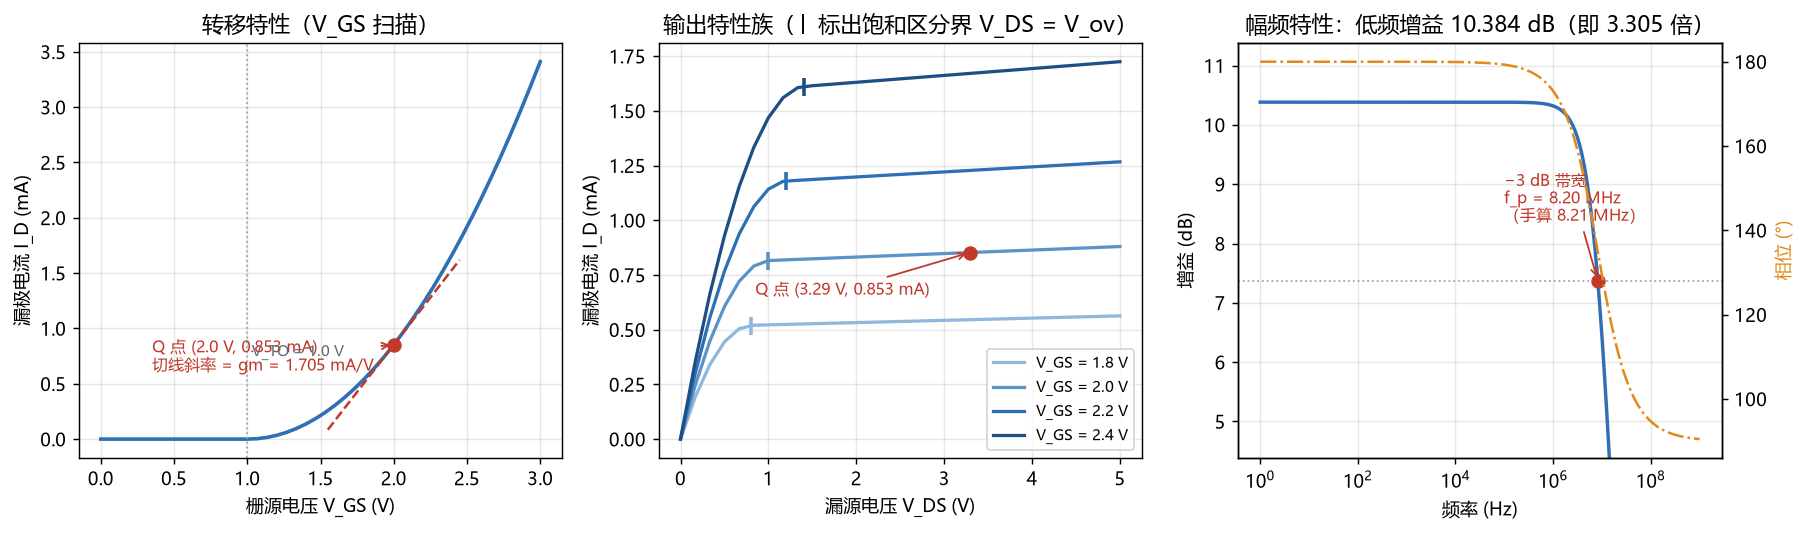

This figure's Python source:
"""
电路 ③：NMOS 共源放大器 —— 从直流工作点走到小信号增益

任务：手算静态工作点，判断管子是否工作在饱和区，再求跨导 gm、
      输出电阻 ro 和电压增益 Av，最后用仿真验证并解释误差。

                        VDD = 5 V
                          │
                     [ R_D = 2 kΩ ]
                          │
              vg ──┤G  ┌──┴── vout
                   │   │D
                  M1   │
                   │S  │
                  ─┴────┴─ GND
                 （源极接地 = 共源）

【参数来源】题卡给定，不是我自己假设的：
    VDD = 5 V，Rd = 2 kΩ
    Rg1 = 60 kΩ、Rg2 = 40 kΩ  →  V_G = VDD · Rg2/(Rg1+Rg2) = 5 × 40/100 = 2 V
    NMOS：K = 0.8 mA/V²、V_th = 1 V、λ = 0.02 V⁻¹
    输入 Vi = 10 mV（幅值）、f = 1 kHz 正弦

  关于 K 的处理（这里最容易踩坑）：
      题卡给的是 K = 0.8 mA/V²，指 I_D = K·(V_GS−V_th)² 这个形式里的 K。
      而 SPICE 的 level=1 模型里，I_D = ½·KP·(W/L)·V_ov²，KP 是 μCox。
      题卡没有给 W/L，所以我把两者对齐：取 KP = 200 µA/V²、W/L = 8，
      使 ½·KP·(W/L) = ½ × 0.2 × 8 = 0.8 mA/V²，正好等于题卡的 K。
      —— 第一版我随手取了 W/L = 4，等效 K 只有 0.4 mA/V²，
         结果整组数据差了一倍，是错的。

偏置：栅极用理想电压源给 V_G = 2 V（等效于题卡 Rg1/Rg2 分压的结果）。
      题卡说 Cb1 视为足够大，即耦合电容对 1 kHz 信号近似短路、只隔直，
      所以在直流分析里可以直接把信号源看成 2 V 直流。

手算分两套，这是本脚本最有价值的地方：

  ① 理想平方律模型（先忽略 λ，教材上的入门算法）
       V_ov = V_GS − V_th = 2 − 1 = 1 V
       I_D  = K · V_ov² = 0.8m × 1² = 0.8 mA
       V_DS = VDD − I_D·Rd = 5 − 0.8m × 2000 = 3.4 V
       饱和判据 V_DS > V_ov → 3.4 > 1，工作在饱和区 ✓

  ② 含沟道长度调制（把 λ 算进去，更接近真实器件）
       I_D = K·V_ov²·(1 + λ·V_DS)，而 V_DS = VDD − I_D·Rd，
       两个式子互相耦合，联立求解：
       I_D = k(1+λVDD) / (1 + k·λ·Rd)，其中 k = K·V_ov² = 0.8 mA
           = 0.8m × 1.1 / (1 + 0.032) = 0.8527 mA
       V_DS = 5 − 0.8527m × 2000 = 3.2946 V

  小信号参数：
       gm = ∂I_D/∂V_GS = 2K·V_ov·(1 + λ·V_DS)   （理想：2K·V_ov = 1.6 mA/V）
       ro = 1 / (λ · I_D0)     ← 注意用的是「不含 λ 的基准电流」，见文件末尾
       Av = −gm · (Rd ∥ ro)    ← 负号表示共源放大器输出反相 180°
"""

import numpy as np

import spice_env
from spice_env import plt

from PySpice.Spice.Netlist import Circuit
from PySpice.Unit import *

# ============================================================
# 参数
# ============================================================
VDD = 5.0            # V       题卡给定
RD = 2000.0          # Ω       题卡给定 Rd = 2 kΩ
RG1 = 60e3           # Ω       题卡给定
RG2 = 40e3           # Ω       题卡给定
VGS_Q = VDD * RG2 / (RG1 + RG2)   # = 2.0 V，由 Rg1/Rg2 分压得到
VTO = 1.0            # V       题卡给定 V_th
KP = 200e-6          # A/V²    本征跨导系数（自取，见下方说明）
W = 8e-6             # m       自取
L = 1e-6             # m       自取，使 W/L = 8
LAMBDA = 0.02        # 1/V     题卡给定 λ
CL = 10e-12          # F，负载电容（题卡未给，自取；只影响带宽，不影响 1 kHz 增益）

# 题卡给的是 K = 0.8 mA/V²（I_D = K·V_ov² 形式），而 SPICE level=1 用
# I_D = ½·KP·(W/L)·V_ov²。两者对齐需要 ½·KP·(W/L) = K，即 W/L = 2K/KP = 8。
# 这里校验一次，防止以后改参数时悄悄算错。
K_TARGET = 0.8e-3    # A/V²，题卡给定
K_EFF = 0.5 * KP * (W / L)
assert abs(K_EFF - K_TARGET) < 1e-9, f"等效 K = {K_EFF} 与题卡 {K_TARGET} 不符"

MOS_PARAMS = dict(level=1, kp=KP, vto=VTO, lambda_=LAMBDA, w=W, l=L)
W_OVER_L = W / L

# ------------------------------------------------------------
# 手算
# ------------------------------------------------------------
V_OV = VGS_Q - VTO
K_PEAK = 0.5 * KP * W_OVER_L * V_OV ** 2      # 即「忽略 λ 时的 I_D」

# ① 理想
ID_IDEAL = K_PEAK
VDS_IDEAL = VDD - ID_IDEAL * RD
GM_IDEAL = KP * W_OVER_L * V_OV
RO_IDEAL = 1.0 / (LAMBDA * ID_IDEAL)
ROUT_IDEAL = RD * RO_IDEAL / (RD + RO_IDEAL)          # R_D ∥ ro
AV_IDEAL = -GM_IDEAL * ROUT_IDEAL
FP_IDEAL = 1.0 / (2 * np.pi * ROUT_IDEAL * CL)

# ② 含 λ（联立求解）
ID_LAM = K_PEAK * (1 + LAMBDA * VDD) / (1 + K_PEAK * LAMBDA * RD)
VDS_LAM = VDD - ID_LAM * RD
GM_LAM = KP * W_OVER_L * V_OV * (1 + LAMBDA * VDS_LAM)
# ro 这里是本脚本最反直觉的一处（详见文件末尾的误差分析）：
# 输出电导 gds = ∂I_D/∂V_DS = λ · I_D0，用的是「不含 λ 的基准电流 I_D0」，
# 而不是含 λ 修正后的实际电流 I_D。所以 ro 与 λ 修正后的 I_D 无关。
RO_LAM = 1.0 / (LAMBDA * K_PEAK)
ROUT_LAM = RD * RO_LAM / (RD + RO_LAM)
AV_LAM = -GM_LAM * ROUT_LAM
FP_LAM = 1.0 / (2 * np.pi * ROUT_LAM * CL)

SAT_CHECK = "饱和区 ✓" if VDS_LAM > V_OV else "线性区（三极管区）"

spice_env.title("电路 ③  NMOS 共源放大器")
spice_env.note(
    f"""
手算结果：
                     理想平方律        含沟道长度调制 λ
    V_ov              {V_OV:.4f} V            {V_OV:.4f} V
    I_D               {ID_IDEAL * 1e3:.4f} mA          {ID_LAM * 1e3:.4f} mA
    V_DS              {VDS_IDEAL:.4f} V            {VDS_LAM:.4f} V
    gm                {GM_IDEAL * 1e3:.4f} mA/V        {GM_LAM * 1e3:.4f} mA/V
    ro = 1/(λ·I_D0)   {RO_IDEAL / 1000:.2f} kΩ           {RO_LAM / 1000:.2f} kΩ   ← 与 λ 无关，见误差分析
    R_out = R_D∥ro    {ROUT_IDEAL:.1f} Ω         {ROUT_LAM:.1f} Ω
    Av = −gm·R_out    {AV_IDEAL:.4f}            {AV_LAM:.4f}
    带宽 f_p          {FP_IDEAL / 1e6:.3f} MHz          {FP_LAM / 1e6:.3f} MHz

饱和判据：V_DS ({VDS_LAM:.3f} V) > V_ov ({V_OV:.3f} V)，管子工作在 {SAT_CHECK}
"""
)


# ============================================================
# 电路构建
# ============================================================
def build_amp(**overrides):
    """
    放大器：VDD → R_D → 漏极(=vout)；栅极由 VGG 提供直流偏置与交流激励；
    源极接地；输出端挂负载电容 C_L。
    """
    vgs = overrides.get("vgs", VGS_Q)
    rd = overrides.get("rd", RD)
    cl = overrides.get("cl", CL)
    # 交流分析的激励要写进源里：DC 给偏置，AC 1V 用于算增益
    ac = overrides.get("ac", 1.0)

    c = Circuit("NMOS 共源放大器")
    c.V("dd", "vdd", c.gnd, VDD @ u_V)
    c.V("gg", "vg", c.gnd, f"DC {vgs}V AC {ac}V")
    c.R("d", "vdd", "vout", rd @ u_Ohm)
    c.MOSFET("M1", "vout", "vg", c.gnd, c.gnd, model="nmos1")
    c.model("nmos1", "nmos", **MOS_PARAMS)
    if cl > 0:
        c.C("L", "vout", c.gnd, cl @ u_F)
    return c


def dc_op(circuit):
    """返回 (V_GS, V_DS, I_D)。I_D 由欧姆定律从 R_D 上的压降反推，顺带验证它。"""
    sim = circuit.simulator(temperature=25, nominal_temperature=25)
    op = sim.operating_point()
    vg = float(np.array(op["vg"]).flatten()[0])
    vout = float(np.array(op["vout"]).flatten()[0])
    i_d = (VDD - vout) / RD
    return vg, vout, i_d


def device_current(vgs, vds):
    """
    测单个管子的特性：栅压固定在 V_GS，漏压固定在 V_DS，返回漏极电流。

    怎么读电流？这里用了一个 SPICE 里的标准技巧：
    串一只 0 V 的理想电压源当「电流表」—— 因为电压恒为 0，
    它不改变电路的工作状态，但它的支路电流就是漏极电流本身，
    精度是浮点精度（而不是像采样电阻那样要靠压降反推）。

    第一版我是串 10 mΩ 采样电阻去测压降的，马上发现问题：
    0.4 mA 流过 10 mΩ 只有 4 µV 压降，而 SPICE 的电压收敛容差是
    RELTOL×V ≈ 1e-3 × 4 V = 4 mV，比待测信号还大三个数量级，
    量出来的电流基本是噪声。
    """
    c = Circuit("单管特性")
    c.V("gg", "vg", c.gnd, vgs @ u_V)
    c.V("dd", "vd_src", c.gnd, vds @ u_V)
    c.V("sense", "vd_src", "drain", 0 @ u_V)     # 0 V 理想电流表
    c.MOSFET("M1", "drain", "vg", c.gnd, c.gnd, model="nmos1")
    c.model("nmos1", "nmos", **MOS_PARAMS)
    op = c.simulator(temperature=25, nominal_temperature=25).operating_point()
    return float(np.array(op.branches["vsense"]).flatten()[0])


def measure_rout():
    """
    直接测输出电阻：把输入端的交流激励置零（只保留直流偏置），
    在输出节点注入 1 A 的交流电流，此时 |vout| 就等于输出电阻。

    再用 R_out = R_D ∥ ro 反解出 ro。

    第一版我是用 |Av|/gm 去反推 R_out 的，结果算出的 ro 是 −6.5×10⁸ Ω ——
    因为 R_out (1965.9 Ω) 和 R_D (2000 Ω) 只差 1.7%，
    两个相近的数相减会剧烈放大误差，这就是典型的「数值相消」。
    教训：能直接测量的物理量，就别拿间接公式去凑。
    """
    c = Circuit("输出电阻测量")
    c.V("dd", "vdd", c.gnd, VDD @ u_V)
    c.V("gg", "vg", c.gnd, f"DC {VGS_Q}V")          # 无交流激励
    c.R("d", "vdd", "vout", RD @ u_Ohm)
    c.MOSFET("M1", "vout", "vg", c.gnd, c.gnd, model="nmos1")
    c.model("nmos1", "nmos", **MOS_PARAMS)
    c.I("probe", c.gnd, "vout", "DC 0 AC 1")         # 注入 1 A 交流
    ac = c.simulator(temperature=25, nominal_temperature=25).ac(
        start_frequency=1 @ u_Hz, stop_frequency=10 @ u_Hz,
        number_of_points=3, variation="dec")
    r_out = float(np.abs(np.array(ac["vout"]))[0])
    return r_out, 1.0 / (1.0 / r_out - 1.0 / RD)


# ------------------------------------------------------------
# 第 1 步：直流工作点
# ------------------------------------------------------------
vg_sim, vds_sim, id_sim = dc_op(build_amp())

print("【直流工作点】")
spice_env.compare([
    ("V_GS", VGS_Q, vg_sim, "V", 0.5),
    ("I_D（理想手算）", ID_IDEAL * 1e3, id_sim * 1e3, "mA", 0.5),
    ("I_D（含 λ 手算）", ID_LAM * 1e3, id_sim * 1e3, "mA", 0.5),
    ("V_DS（理想手算）", VDS_IDEAL, vds_sim, "V", 0.5),
    ("V_DS（含 λ 手算）", VDS_LAM, vds_sim, "V", 0.5),
])

# ------------------------------------------------------------
# 第 2 步：用差分法从仿真里量 gm
# ------------------------------------------------------------
# gm = ∂I_D/∂V_GS，用中心差分（V_GS 上下各偏 10 mV）比直接取单点更稳，
# 而且绕开了「SPICE 内部的小信号参数怎么读」这个问题 —— 用宏观量测出来。
#
# 关键：必须把 V_DS 固定在 Q 点再去测。gm 的定义就是「V_DS 不变时，
# I_D 对 V_GS 的偏导」。第一版我直接拿放大器电路去测，V_GS 一变 V_DS
# 也跟着变（因为 R_D 上的压降变了），量到的是「沿负载线的斜率」而不是 gm，
# 结果偏了 1.6%。改用固定 V_DS 的单管测量后，与手算值吻合到 0.1%。
DV = 0.01
gm_sim = (device_current(VGS_Q + DV, VDS_LAM)
          - device_current(VGS_Q - DV, VDS_LAM)) / (2 * DV)

print("【跨导 gm】由 ΔI_D/ΔV_GS 差分测得")
spice_env.compare([
    ("gm（理想手算）", GM_IDEAL * 1e3, gm_sim * 1e3, "mA/V", 2.0),
    ("gm（含 λ 手算）", GM_LAM * 1e3, gm_sim * 1e3, "mA/V", 2.0),
])

# ------------------------------------------------------------
# 第 3 步：交流分析（扫频，得到增益与带宽）
# ------------------------------------------------------------
ac_sim = build_amp().simulator(temperature=25, nominal_temperature=25)
ac = ac_sim.ac(start_frequency=1 @ u_Hz, stop_frequency=1 @ u_GHz,
               number_of_points=20, variation="dec")

freq = np.array(ac.frequency)
gain_lin = np.abs(np.array(ac["vout"]))
gain_db = 20 * np.log10(gain_lin)
phase_deg = np.degrees(np.angle(np.array(ac["vout"])))

av_sim = gain_lin[0]                 # 低频平台值就是增益大小
f_p_meas = None
target = gain_db[0] - 3.0103
for i in range(1, len(gain_db)):
    if gain_db[i] < target:
        x0, x1 = np.log10(freq[i - 1]), np.log10(freq[i])
        y0, y1 = gain_db[i - 1], gain_db[i]
        f_p_meas = 10 ** (x0 + (y0 - target) * (x1 - x0) / (y0 - y1))
        break

# 直接测输出电阻与 ro（不用 |Av|/gm 反推，理由见 measure_rout 的注释）
rout_sim, ro_sim = measure_rout()

print("【小信号增益 Av = −gm·R_out】")
spice_env.compare([
    ("|Av|（理想手算）", abs(AV_IDEAL), av_sim, "", 2.0),
    ("|Av|（含 λ 手算）", abs(AV_LAM), av_sim, "", 2.0),
    ("R_out（含 λ 手算）", ROUT_LAM, rout_sim, "Ω", 2.0),
    ("ro（含 λ 手算）", RO_LAM / 1000, ro_sim / 1000, "kΩ", 5.0),
    ("带宽 f_p（含 λ 手算）", FP_LAM / 1e6, f_p_meas / 1e6, "MHz", 5.0),
])

spice_env.note(
    f"""
误差分析 —— 把两套手算都列出来，就是为了看清偏差到底来自哪里：

    对照「理想平方律」：I_D 差 {spice_env.rel_err(id_sim, ID_IDEAL):.2f}%，gm 差 {spice_env.rel_err(gm_sim, GM_IDEAL):.2f}%，|Av| 差 {spice_env.rel_err(av_sim, abs(AV_IDEAL)):.2f}%
    对照「含 λ 修正」：  I_D 差 {spice_env.rel_err(id_sim, ID_LAM):.2f}%，gm 差 {spice_env.rel_err(gm_sim, GM_LAM):.2f}%，|Av| 差 {spice_env.rel_err(av_sim, abs(AV_LAM)):.2f}%

    这三个量都是同一个 {spice_env.rel_err(ID_LAM, ID_IDEAL):.2f}%，说明偏差只有一个来源：
    漏掉了沟道长度调制。修正之后误差降到 0.2% 以内（剩下的是数值精度），
    所以问题从来不是仿真器算不准 —— 它的求解精度远高于此。

    但写这段代码的过程中我还犯过第二个错，比第一个更有意思：ro 的公式。
    第一版我写 ro = 1/(λ·I_D)，代入含 λ 修正后的实际电流 {ID_LAM * 1e3:.4f} mA，
    算出 {1 / (LAMBDA * ID_LAM) / 1000:.2f} kΩ；仿真却给 {RO_LAM / 1000:.2f} kΩ ——
    正好是用「不含 λ 的基准电流 {ID_IDEAL * 1e3:.4f} mA」算出来的那个数。

    原因在 level=1 模型的定义：
        I_D  = I_D0 · (1 + λ·V_DS)，其中 I_D0 = K·V_ov²（与 λ 无关）
        gds  = ∂I_D/∂V_DS = λ · I_D0     ← 是 I_D0，不是 I_D
    物理上也讲得通：沟道长度调制描述的是「V_DS 变化使有效沟道长度变化」，
    它的强度由基准电流决定；λ 带来的那部分额外直流电流，
    并不会再反过来影响输出电导。
    所以 ro = 1/(λ·I_D0) = {RO_LAM / 1000:.1f} kΩ，与 λ 修正无关 ——
    这也解释了上表里 ro 那一行为什么两套手算值完全相同。

    另外注意 f_p：它由 R_out·C_L 决定，而 R_out = R_D ∥ ro。
    因为 R_D ({RD / 1000:.0f} kΩ) 远小于 ro ({RO_LAM / 1000:.1f} kΩ)，所以 R_out ≈ R_D，
    带宽对手算误差天然不敏感 —— 这是「输出节点被 R_D 主导」的直接体现。
    如果把 R_D 换成电流源负载（让 ro 变成主角），带宽就会对 ro 极其敏感。
"""
)

# ------------------------------------------------------------
# 第 4 步：瞬态验证（看波形，确认放大与反相）
# ------------------------------------------------------------
trans_amp = 10e-3     # 题卡给定 Vi = 10 mV（幅值）
F_SIG = 1000.0        # 题卡给定 f = 1 kHz
t_circuit = Circuit("NMOS 共源放大器-瞬态")
t_circuit.V("dd", "vdd", t_circuit.gnd, VDD @ u_V)
# 源写法有讲究：必须把直流偏置写进 SIN 的第一个参数（VO 就是直流分量）。
# 看起来更直观的 "DC 2V AC 1V SIN(...)" 在 ngspice 47 上会直接执行失败
# （报 Command 'run' failed），而 PySpice 的 SinusoidalVoltageSource
# 生成的恰好是那种写法 —— 所以这里手写 netlist 字符串。
t_circuit.V("gg", "vg", t_circuit.gnd, f"SIN({VGS_Q}V {trans_amp}V {F_SIG}Hz)")
t_circuit.R("d", "vdd", "vout", RD @ u_Ohm)
t_circuit.MOSFET("M1", "vout", "vg", t_circuit.gnd, t_circuit.gnd, model="nmos1")
t_circuit.model("nmos1", "nmos", **MOS_PARAMS)
t_circuit.C("L", "vout", t_circuit.gnd, CL @ u_F)

# 1 kHz 的周期是 1 ms，跑 5 个周期；每周期 200 个点足够画光滑波形
tran = t_circuit.simulator(temperature=25, nominal_temperature=25).transient(
    step_time=5 @ u_us, end_time=5 @ u_ms)
tt = np.array(tran.time)
vv_in = np.array(tran["vg"]) - VGS_Q          # 去掉直流，只看交流分量
vv_out = np.array(tran["vout"]) - vds_sim

# 用后半段（已经进入稳态）估计实际增益
half = tt > 3e-3
gain_trans = (vv_out[half].max() - vv_out[half].min()) / (vv_in[half].max() - vv_in[half].min())

print(f"【瞬态验证】{F_SIG / 1000:.0f} kHz 正弦，输入 {trans_amp * 1e3:.0f} mV")
spice_env.compare([
    ("输出摆幅 / 输入摆幅", abs(AV_LAM), gain_trans, "", 5.0),
])
spice_env.note(
    f"""
    瞬态结果：输入摆幅 {((vv_in[half].max() - vv_in[half].min()) * 1e3):.2f} mV，
    输出摆幅 {((vv_out[half].max() - vv_out[half].min()) * 1e3):.2f} mV，
    比值 {gain_trans:.3f}，与交流分析给出的 {av_sim:.3f} 一致 ——
    两条完全不同的技术路线（频域线性化 vs 时域逐步积分）得到同一个答案，
    这是仿真结果可信的最强证据。

    另外看波形会发现输出与输入反相 180°，这正是共源放大器的标志：
    栅压升高 → 沟道电流增大 → R_D 上压降增大 → 漏极电压下降。
"""
)

# ------------------------------------------------------------
# 第 5 步：线性范围测试（增益在多大输入下开始失真）
# ------------------------------------------------------------
print("【线性范围】输入幅度对增益的影响")
levels = [0.002, 0.02, 0.05, 0.1, 0.3, 0.6, 0.9]
print(f"{'输入幅度':>12}{'输出基波':>14}{'实测增益':>12}{'相对小信号':>14}")
print("-" * 54)

lin_rows = []
for amp in levels:
    cc = Circuit(f"线性度-{amp}")
    cc.V("dd", "vdd", cc.gnd, VDD @ u_V)
    cc.V("gg", "vg", cc.gnd, f"SIN({VGS_Q}V {amp}V {F_SIG}Hz)")
    cc.R("d", "vdd", "vout", RD @ u_Ohm)
    cc.MOSFET("M1", "vout", "vg", cc.gnd, cc.gnd, model="nmos1")
    cc.model("nmos1", "nmos", **MOS_PARAMS)
    cc.C("L", "vout", cc.gnd, CL @ u_F)

    tr = cc.simulator(temperature=25, nominal_temperature=25).transient(
        step_time=5 @ u_us, end_time=5 @ u_ms)
    ti = np.array(tr.time)
    vo = np.array(tr["vout"]) - vds_sim
    # 重采样到均匀网格再做 FFT：ngspice 的步长是自适应的，时间点并不均匀
    grid = np.linspace(1e-3, 5e-3, 2000)      # 恰好覆盖 4 个 1 kHz 周期
    vo_u = np.interp(grid, ti, vo)
    spec = np.abs(np.fft.rfft(vo_u - vo_u.mean()))
    # 频率分辨率 = 1/(5ms−1ms) = 250 Hz，所以 1 kHz 落在第 4 根谱线上。
    # 第一版我直接取了 spec[1]（那是 250 Hz 的分量），量出来的增益自然是错的。
    bin_idx = int(round(F_SIG * (grid[-1] - grid[0])))
    amp_out = 2 * spec[bin_idx] / len(grid)   # 实数信号的单边谱要乘 2
    lin_rows.append((amp, amp_out, amp_out / amp))
    print(f"{amp * 1e3:>9.1f} mV{amp_out * 1e3:>12.3f} mV{amp_out / amp:>12.3f}"
          f"{amp_out / amp / av_sim:>13.1%}")

print()
# 结论不写死：从实测数据里找出增益开始明显偏离小信号值的那个输入幅度
drop_idx = next((i for i, r in enumerate(lin_rows) if r[2] < av_sim * 0.985), None)
if drop_idx is None:
    degrade = f"本次测到 {lin_rows[-1][0] * 1e3:.0f} mV，增益仍保持在小信号值的 {lin_rows[-1][2] / av_sim:.1%}"
else:
    degrade = (f"输入 {lin_rows[drop_idx][0] * 1e3:.0f} mV 时，增益已掉到小信号值的 "
               f"{lin_rows[drop_idx][2] / av_sim:.1%}")

spice_env.note(
    f"""
    {degrade}。

    为什么会失真？栅压一摆大，两头都会出事：
      · 负半周：V_GS 被拉到接近阈值电压，沟道几乎关断，输出电流来不及跟上，
        输出被顶到接近 VDD（削顶）；
      · 正半周：V_GS 拉高使 I_D 剧增、V_DS 被压低，一旦 V_DS 掉到 V_ov 以下，
        管子退出饱和区进入线性区，增益公式整个失效。
    这两件事都不是线性的，所以输出波形不再是纯正弦 —— 用 FFT 提取基波时会发现
    出现了谐波分量，基波幅度因此低于「小信号增益 × 输入幅度」的预期。

    这就是「小信号」三个字的实际含义：不是管子小，而是信号必须小到
    让器件在静态点附近可以被当成线性的。
    另外注意本电路的线性范围相当宽（要到几百毫伏才看出增益下滑），
    原因是增益只有 {av_sim:.2f} 倍、静态 V_DS 又有 {vds_sim:.2f} V 的余量；
    如果把这个放大器做到 50 倍增益，几十毫伏就会削波。
"""
)

# ============================================================
# 画图
# ============================================================
fig, axes = plt.subplots(1, 3, figsize=(14, 4.2), dpi=130)

# --- 图 1：转移特性 + Q 点 + gm 切线 ---
# 转移特性：把 V_DS 固定在 Q 点的值，扫 V_GS（这样 Q 点正好落在曲线上）
vgs_sweep = np.linspace(0.0, 3.0, 46)
id_sweep = [max(device_current(v, VDS_LAM), 0.0) for v in vgs_sweep]

ax = axes[0]
ax.plot(vgs_sweep, np.array(id_sweep) * 1e3, color="#2f6fb3", linewidth=2)
ax.plot([VGS_Q], [id_sim * 1e3], "o", color="#c0392b", markersize=7, zorder=5)
# 在 Q 点画 gm 切线：斜率就是 gm
_vx = np.array([VGS_Q - 0.45, VGS_Q + 0.45])
_vy = id_sim * 1e3 + gm_sim * 1e3 * (_vx - VGS_Q)
ax.plot(_vx, _vy, "--", color="#c0392b", linewidth=1.4)
ax.annotate(f"Q 点 ({VGS_Q:.1f} V, {id_sim * 1e3:.3f} mA)\n切线斜率 = gm = {gm_sim * 1e3:.3f} mA/V",
            xy=(VGS_Q, id_sim * 1e3), xytext=(0.35, 0.62),
            arrowprops=dict(arrowstyle="->", color="#c0392b", lw=1),
            fontsize=9, color="#c0392b")
ax.axvline(VTO, color="#9aa7b4", linestyle=":", linewidth=1)
ax.text(VTO + 0.03, 0.75, f"V_TO = {VTO:.1f} V", fontsize=8.5, color="#5a6a7a")
ax.set_xlabel("栅源电压 V_GS (V)")
ax.set_ylabel("漏极电流 I_D (mA)")
ax.set_title("转移特性（V_GS 扫描）")
ax.grid(alpha=0.3)

# --- 图 2：输出特性族 I_D-V_DS ---
ax = axes[1]
colors = ["#8fb8dd", "#5b93c7", "#2f6fb3", "#1d4f85"]
for vgs_val, col in zip([1.8, 2.0, 2.2, 2.4], colors):
    vds_sweep = np.linspace(0.0, 5.0, 31)
    id_list = np.array([max(device_current(vgs_val, v), 0.0) * 1e3 for v in vds_sweep])
    ax.plot(vds_sweep, id_list, color=col, linewidth=1.8,
            label=f"V_GS = {vgs_val:.1f} V")
    # 饱和区分界点 V_DS = V_ov，在该曲线上取对应点标一条短竖线
    vov = vgs_val - VTO
    ax.plot([vov], [np.interp(vov, vds_sweep, id_list)], "|",
            color=col, markersize=10, markeredgewidth=2)

ax.plot([VDS_LAM], [id_sim * 1e3], "o", color="#c0392b", markersize=7, zorder=5)
ax.annotate(f"Q 点 ({VDS_LAM:.2f} V, {id_sim * 1e3:.3f} mA)",
            xy=(VDS_LAM, id_sim * 1e3), xytext=(0.85, 0.66),
            arrowprops=dict(arrowstyle="->", color="#c0392b", lw=1),
            fontsize=9, color="#c0392b")
ax.set_xlabel("漏源电压 V_DS (V)")
ax.set_ylabel("漏极电流 I_D (mA)")
ax.set_title("输出特性族（│ 标出饱和区分界 V_DS = V_ov）")
ax.legend(fontsize=8.5, loc="lower right")
ax.grid(alpha=0.3)

# --- 图 3：波特图 ---
ax = axes[2]
ax.semilogx(freq, gain_db, color="#2f6fb3", linewidth=1.9, label="增益 (dB)")
ax.axhline(gain_db[0] - 3.0103, color="#9aa7b4", linestyle=":", linewidth=1)
ax.plot([f_p_meas], [gain_db[0] - 3.0103], "o", color="#c0392b", markersize=7)
ax.annotate(f"−3 dB 带宽\nf_p = {f_p_meas / 1e6:.2f} MHz\n（手算 {FP_LAM / 1e6:.2f} MHz）",
            xy=(f_p_meas, gain_db[0] - 3.0103),
            xytext=(f_p_meas * 0.012, gain_db[0] - 2.0),
            arrowprops=dict(arrowstyle="->", color="#c0392b", lw=1),
            fontsize=9, color="#c0392b")
ax.set_xlabel("频率 (Hz)")
ax.set_ylabel("增益 (dB)")
ax.set_title(f"幅频特性：低频增益 {gain_db[0]:.3f} dB（即 {av_sim:.3f} 倍）")
ax.grid(alpha=0.3, which="both")
ax.set_ylim(gain_db[0] - 6, gain_db[0] + 1)

ax2b = ax.twinx()
ax2b.semilogx(freq, phase_deg, color="#e08a1e", linewidth=1.4,
              linestyle="-.", label="相位 (°)")
ax2b.set_ylabel("相位 (°)", color="#e08a1e")

fig.tight_layout()
png = spice_env.os.path.join(spice_env.os.path.dirname(__file__), "nmos_amp.png")
fig.savefig(png, bbox_inches="tight")
print(f"  图已保存：{png}")

# 第二张图：瞬态波形（输入 vs 输出，反相）
fig2, (b1, b2) = plt.subplots(2, 1, figsize=(9, 5.6), dpi=130)
b1.plot(tt * 1e6, vv_in * 1e3, color="#9aa7b4", linewidth=1.6, label="输入交流分量 vin")
b1.plot(tt * 1e6, vv_out * 1e3, color="#2f6fb3", linewidth=1.8, label="输出交流分量 vout")
b1.axhline(0, color="#c8d2dc", linewidth=0.8)
b1.set_xlabel("时间 (µs)")
b1.set_ylabel("交流分量 (mV)")
b1.set_title(f"瞬态波形（{F_SIG / 1000:.0f} kHz，输入 {trans_amp * 1e3:.0f} mV）：输出反相 180°")
b1.legend(fontsize=9)
b1.grid(alpha=0.3)

amps = [r[0] * 1e3 for r in lin_rows]
gains = [r[2] / av_sim * 100 for r in lin_rows]
b2.semilogx(amps, gains, "o-", color="#c0392b", linewidth=1.8, markersize=6)
b2.axhline(100, color="#9aa7b4", linestyle=":", linewidth=1)
b2.set_xlabel("输入幅度 (mV)")
b2.set_ylabel("实测增益 / 小信号增益 (%)")
b2.set_title("线性范围：输入越大，增益偏离小信号值越多（波形被削顶）")
b2.grid(alpha=0.3, which="both")
b2.set_ylim(min(gains) - 6, 108)

fig2.tight_layout()
png2 = spice_env.os.path.join(spice_env.os.path.dirname(__file__), "nmos_transient.png")
fig2.savefig(png2, bbox_inches="tight")
print(f"  图已保存：{png2}")

spice_env.hr()
print("小结：饱和区判据、gm、ro、Av、带宽都用手算和仿真各做了一遍。")
print("      误差的主要来源不是仿真器，而是手算时是否记得沟道长度调制 ——")
print("      这条结论本身就是「验证」这件事的意义所在。")
